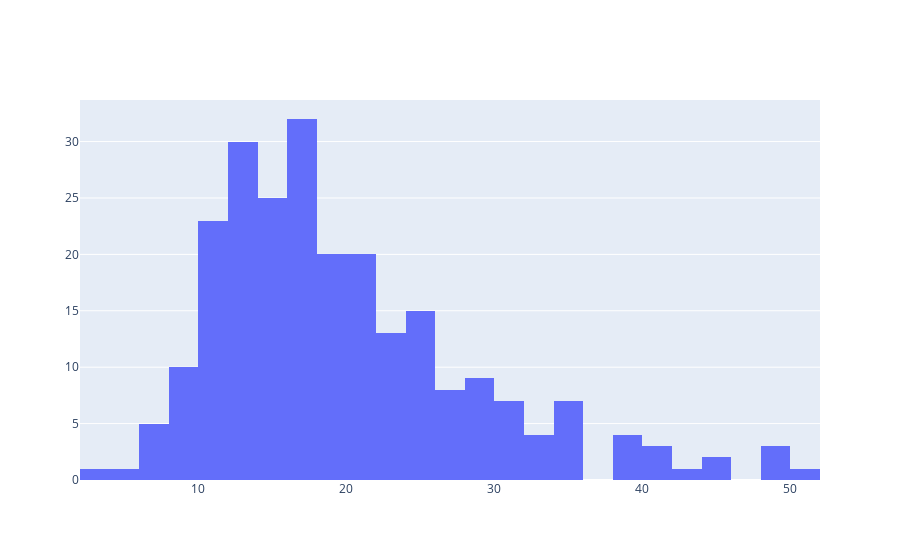

Notebook code cell kept with this figure:
### Code cell
fig = go.Figure(data = [go.Histogram(x=tips.total_bill)])
fig.show()

### Figure 1 — Plotly figure (JSON) as saved in the notebook; plotly's stock layout.template omitted (floating-point values rounded to 4 significant figures; data arrays with more than 128 entries replaced by an {"elided": "..."} marker saying what was removed)
{"data": [{"type": "histogram", "x": {"elided": "244 float values"}}], "layout": {}}
